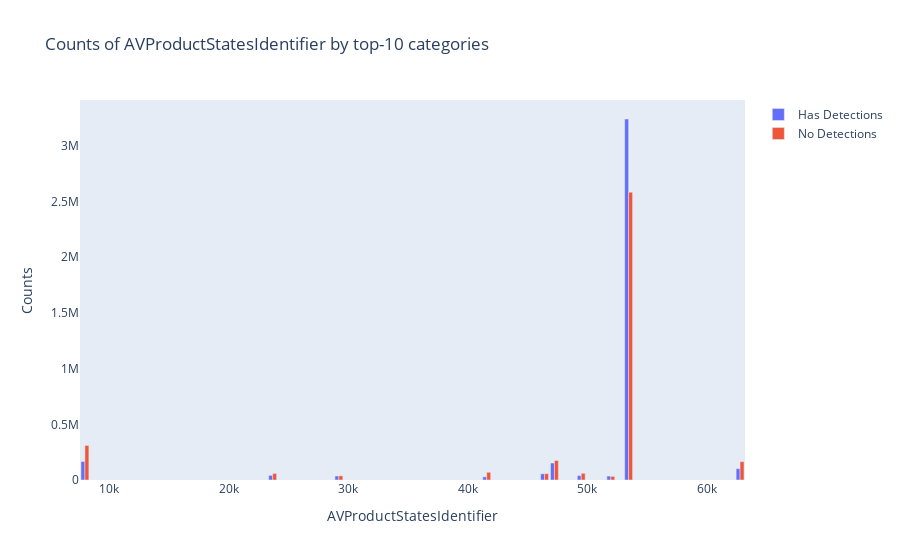

Write notebook code for a chart like this one.
### Markdown cell above
AVProductStatesIdentifier -  ID for the specific configuration of a user's antivirus software

### Code cell
plot_categorical_feature('AVProductStatesIdentifier', True, 10)

### Figure 1 — Plotly figure (JSON) as saved in the notebook; plotly's stock layout.template omitted (floating-point values rounded to 4 significant figures)
{"data": [{"name": "Has Detections", "type": "bar", "x": [7945, 23657, 29199, 41571, 46413, 47238, 49480, 51954, 53447, 62773], "y": [165771, 41380, 35973, 28277, 55708, 152550, 39753, 35240, 3240582, 101939]}, {"name": "No Detections", "type": "bar", "x": [7945, 23657, 29199, 41571, 46413, 47238, 49480, 51954, 53447, 62773], "y": [310126, 59075, 37577, 69382, 57170, 175106, 60146, 32376, 2583983, 164825]}], "layout": {"barmode": "group", "legend": {"orientation": "v"}, "title": {"text": "Counts of AVProductStatesIdentifier by top-10 categories"}, "xaxis": {"showgrid": false, "showline": false, "title": {"text": "AVProductStatesIdentifier"}, "zeroline": false}, "yaxis": {"showgrid": false, "showline": false, "title": {"text": "Counts"}, "zeroline": false}}}
